Frame 1 (no input): blank canvas, image omitted
Frame 60 (the mouse pressed at the canvas centre just before this capture): blank canvas, image omitted
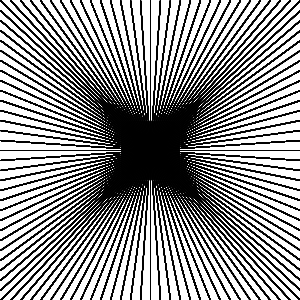
Frame 120 (the mouse held since frame 60 and released just before this capture)

The Processing sketch whose frames 1 and 60 were blank and that drew this single picture after the mouse press (run headless with seeded random() and noise(); from frame 60 on, the mouse is pressed at the canvas centre):

// Processing sketch: processing_27833
// ── processing_27833.pde

void setup () {
   size(300, 300);
   smooth();
   background(255);
   frameRate(15);
}

/////////////////////////////////////

void draw () {
  
  if(mousePressed){
    stroke(0);
    // Links
    line(0,0,mouseX,mouseY);
    line(0,10,mouseX,mouseY);
    line(0,20,mouseX,mouseY);
    line(0,30,mouseX,mouseY);
    line(0,40,mouseX,mouseY);
    line(0,50,mouseX,mouseY);
    line(0,60,mouseX,mouseY);
    line(0,70,mouseX,mouseY);
    line(0,80,mouseX,mouseY);
    line(0,90,mouseX,mouseY);
    line(0,100,mouseX,mouseY);
    line(0,110,mouseX,mouseY);
    line(0,120,mouseX,mouseY);
    line(0,130,mouseX,mouseY);
    line(0,140,mouseX,mouseY);
    line(0,150,mouseX,mouseY);
    line(0,160,mouseX,mouseY);
    line(0,170,mouseX,mouseY);
    line(0,180,mouseX,mouseY);
    line(0,190,mouseX,mouseY);
    line(0,200,mouseX,mouseY);
    line(0,210,mouseX,mouseY);
    line(0,220,mouseX,mouseY);
    line(0,230,mouseX,mouseY);
    line(0,240,mouseX,mouseY);
    line(0,250,mouseX,mouseY);
    line(0,260,mouseX,mouseY);
    line(0,270,mouseX,mouseY);
    line(0,280,mouseX,mouseY);
    line(0,290,mouseX,mouseY);
    line(0,300,mouseX,mouseY);  
    // oben
    line(10,0,mouseX,mouseY);
    line(20,0,mouseX,mouseY);
    line(30,0,mouseX,mouseY);
    line(40,0,mouseX,mouseY);
    line(50,0,mouseX,mouseY);
    line(60,0,mouseX,mouseY);
    line(70,0,mouseX,mouseY);
    line(80,0,mouseX,mouseY);
    line(90,0,mouseX,mouseY);
    line(100,0,mouseX,mouseY);
    line(110,0,mouseX,mouseY);
    line(120,0,mouseX,mouseY);
    line(130,0,mouseX,mouseY);
    line(140,0,mouseX,mouseY);
    line(150,0,mouseX,mouseY);
    line(160,0,mouseX,mouseY);
    line(170,0,mouseX,mouseY);
    line(180,0,mouseX,mouseY);
    line(190,0,mouseX,mouseY);
    line(200,0,mouseX,mouseY);
    line(210,0,mouseX,mouseY);
    line(220,0,mouseX,mouseY);
    line(230,0,mouseX,mouseY);
    line(240,0,mouseX,mouseY);
    line(250,0,mouseX,mouseY);
    line(260,0,mouseX,mouseY);
    line(270,0,mouseX,mouseY);
    line(280,0,mouseX,mouseY);
    line(290,0,mouseX,mouseY);
    line(300,0,mouseX,mouseY);
    //rechts    
    line(300,10,mouseX,mouseY);
    line(300,20,mouseX,mouseY);
    line(300,30,mouseX,mouseY);
    line(300,40,mouseX,mouseY);
    line(300,50,mouseX,mouseY);
    line(300,60,mouseX,mouseY);
    line(300,70,mouseX,mouseY);
    line(300,80,mouseX,mouseY);
    line(300,90,mouseX,mouseY);
    line(300,100,mouseX,mouseY);
    line(300,110,mouseX,mouseY);
    line(300,120,mouseX,mouseY);
    line(300,130,mouseX,mouseY);
    line(300,140,mouseX,mouseY);
    line(300,150,mouseX,mouseY);
    line(300,160,mouseX,mouseY);
    line(300,170,mouseX,mouseY);
    line(300,180,mouseX,mouseY);
    line(300,190,mouseX,mouseY);
    line(300,200,mouseX,mouseY);
    line(300,210,mouseX,mouseY);
    line(300,220,mouseX,mouseY);
    line(300,230,mouseX,mouseY);
    line(300,240,mouseX,mouseY);
    line(300,250,mouseX,mouseY);
    line(300,260,mouseX,mouseY);
    line(300,270,mouseX,mouseY);
    line(300,280,mouseX,mouseY);
    line(300,290,mouseX,mouseY);
    line(300,300,mouseX,mouseY);
    // unten
    line(10,300,mouseX,mouseY);
    line(20,300,mouseX,mouseY);
    line(30,300,mouseX,mouseY);
    line(40,300,mouseX,mouseY);
    line(50,300,mouseX,mouseY);
    line(60,300,mouseX,mouseY);
    line(70,300,mouseX,mouseY);
    line(80,300,mouseX,mouseY);
    line(90,300,mouseX,mouseY);
    line(100,300,mouseX,mouseY);
    line(110,300,mouseX,mouseY);
    line(120,300,mouseX,mouseY);
    line(130,300,mouseX,mouseY);
    line(140,300,mouseX,mouseY);
    line(150,300,mouseX,mouseY);
    line(160,300,mouseX,mouseY);
    line(170,300,mouseX,mouseY);
    line(180,300,mouseX,mouseY);
    line(190,300,mouseX,mouseY);
    line(200,300,mouseX,mouseY);
    line(210,300,mouseX,mouseY);
    line(220,300,mouseX,mouseY);
    line(230,300,mouseX,mouseY);
    line(240,300,mouseX,mouseY);
    line(250,300,mouseX,mouseY);
    line(260,300,mouseX,mouseY);
    line(270,300,mouseX,mouseY);
    line(280,300,mouseX,mouseY);
    line(290,300,mouseX,mouseY);
    line(300,300,mouseX,mouseY);
////////////////////////////////////////////
  }else{
    fill(255);
    stroke(255);
    noFill();
////////////////////////////////////////////
    line(0,0,mouseX,mouseY);
    line(0,10,mouseX,mouseY);
    line(0,20,mouseX,mouseY);
    line(0,30,mouseX,mouseY);
    line(0,40,mouseX,mouseY);
    line(0,50,mouseX,mouseY);
    line(0,60,mouseX,mouseY);
    line(0,70,mouseX,mouseY);
    line(0,80,mouseX,mouseY);
    line(0,90,mouseX,mouseY);
    line(0,100,mouseX,mouseY);
    line(0,110,mouseX,mouseY);
    line(0,120,mouseX,mouseY);
    line(0,130,mouseX,mouseY);
    line(0,140,mouseX,mouseY);
    line(0,150,mouseX,mouseY);
    line(0,160,mouseX,mouseY);
    line(0,170,mouseX,mouseY);
    line(0,180,mouseX,mouseY);
    line(0,190,mouseX,mouseY);
    line(0,200,mouseX,mouseY);
    line(0,210,mouseX,mouseY);
    line(0,220,mouseX,mouseY);
    line(0,230,mouseX,mouseY);
    line(0,240,mouseX,mouseY);
    line(0,250,mouseX,mouseY);
    line(0,260,mouseX,mouseY);
    line(0,270,mouseX,mouseY);
    line(0,280,mouseX,mouseY);
    line(0,290,mouseX,mouseY);
    line(0,300,mouseX,mouseY);  
    // oben
    line(10,0,mouseX,mouseY);
    line(20,0,mouseX,mouseY);
    line(30,0,mouseX,mouseY);
    line(40,0,mouseX,mouseY);
    line(50,0,mouseX,mouseY);
    line(60,0,mouseX,mouseY);
    line(70,0,mouseX,mouseY);
    line(80,0,mouseX,mouseY);
    line(90,0,mouseX,mouseY);
    line(100,0,mouseX,mouseY);
    line(110,0,mouseX,mouseY);
    line(120,0,mouseX,mouseY);
    line(130,0,mouseX,mouseY);
    line(140,0,mouseX,mouseY);
    line(150,0,mouseX,mouseY);
    line(160,0,mouseX,mouseY);
    line(170,0,mouseX,mouseY);
    line(180,0,mouseX,mouseY);
    line(190,0,mouseX,mouseY);
    line(200,0,mouseX,mouseY);
    line(210,0,mouseX,mouseY);
    line(220,0,mouseX,mouseY);
    line(230,0,mouseX,mouseY);
    line(240,0,mouseX,mouseY);
    line(250,0,mouseX,mouseY);
    line(260,0,mouseX,mouseY);
    line(270,0,mouseX,mouseY);
    line(280,0,mouseX,mouseY);
    line(290,0,mouseX,mouseY);
    line(300,0,mouseX,mouseY);
    //rechts    
    line(300,10,mouseX,mouseY);
    line(300,20,mouseX,mouseY);
    line(300,30,mouseX,mouseY);
    line(300,40,mouseX,mouseY);
    line(300,50,mouseX,mouseY);
    line(300,60,mouseX,mouseY);
    line(300,70,mouseX,mouseY);
    line(300,80,mouseX,mouseY);
    line(300,90,mouseX,mouseY);
    line(300,100,mouseX,mouseY);
    line(300,110,mouseX,mouseY);
    line(300,120,mouseX,mouseY);
    line(300,130,mouseX,mouseY);
    line(300,140,mouseX,mouseY);
    line(300,150,mouseX,mouseY);
    line(300,160,mouseX,mouseY);
    line(300,170,mouseX,mouseY);
    line(300,180,mouseX,mouseY);
    line(300,190,mouseX,mouseY);
    line(300,200,mouseX,mouseY);
    line(300,210,mouseX,mouseY);
    line(300,220,mouseX,mouseY);
    line(300,230,mouseX,mouseY);
    line(300,240,mouseX,mouseY);
    line(300,250,mouseX,mouseY);
    line(300,260,mouseX,mouseY);
    line(300,270,mouseX,mouseY);
    line(300,280,mouseX,mouseY);
    line(300,290,mouseX,mouseY);
    line(300,300,mouseX,mouseY);
    // unten
    line(10,300,mouseX,mouseY);
    line(20,300,mouseX,mouseY);
    line(30,300,mouseX,mouseY);
    line(40,300,mouseX,mouseY);
    line(50,300,mouseX,mouseY);
    line(60,300,mouseX,mouseY);
    line(70,300,mouseX,mouseY);
    line(80,300,mouseX,mouseY);
    line(90,300,mouseX,mouseY);
    line(100,300,mouseX,mouseY);
    line(110,300,mouseX,mouseY);
    line(120,300,mouseX,mouseY);
    line(130,300,mouseX,mouseY);
    line(140,300,mouseX,mouseY);
    line(150,300,mouseX,mouseY);
    line(160,300,mouseX,mouseY);
    line(170,300,mouseX,mouseY);
    line(180,300,mouseX,mouseY);
    line(190,300,mouseX,mouseY);
    line(200,300,mouseX,mouseY);
    line(210,300,mouseX,mouseY);
    line(220,300,mouseX,mouseY);
    line(230,300,mouseX,mouseY);
    line(240,300,mouseX,mouseY);
    line(250,300,mouseX,mouseY);
    line(260,300,mouseX,mouseY);
    line(270,300,mouseX,mouseY);
    line(280,300,mouseX,mouseY);
    line(290,300,mouseX,mouseY);
    line(300,300,mouseX,mouseY);
  }
}
